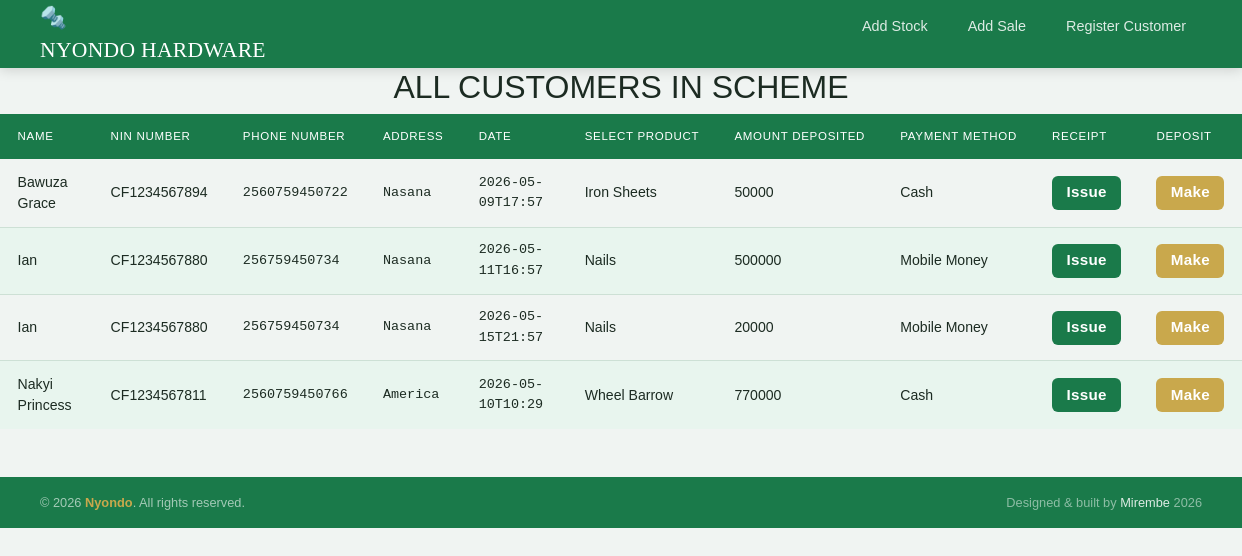
The app's page /home3/ (signed in) with its own data.
### hardwareapp/models.py (models this page shows)
class Register(models.Model):
    name = models.CharField(max_length=255)
    nin = models.CharField(max_length=255)
    phone = models.IntegerField()
    address = models.CharField(max_length=255)
    date = models.CharField(max_length=255,null=True)
    select_product = models.CharField(max_length=255)
    amount = models.IntegerField()
    payment_method = models.CharField(max_length=255)

### hardwareapp/views.py (the view)
# urls.py: path('home3/',views.home3, name='home3'),
@login_required
def home3(request):
    all_register = Register.objects.all()
    context = {
        'register': all_register,
    }
    return render(request, 'home3.html',context)

### hardwareapp/templates/home3.html (shortened to what this page needs)
{% extends 'base.html' %}
{% block content %}
  <nav class="navbar">
  <a href="{% url 'dashboard' %}" style="text-decoration:none;">
   <div class="logo">
      <div class="logo-icon">🔩</div>
      NYONDO <span>HARDWARE</span>
    </div>
  </a>
  <ul class="nav-links">
     <li><a href="/add">Add Stock</a></li>
    <li><a href="/add1">Add Sale</a></li>
    <li><a href="/add3">Register Customer</a></li>
  </ul>
</nav>
<div>
  <h2 style="text-align: center;">ALL CUSTOMERS IN SCHEME</h2>
</div>
<table class="styled-table">
    <thead>
        <tr>
        <th>Name</th>
        <th>NIN Number</th>
        <th>Phone Number</th>
        <th>Address</th>
        <th>Date</th>
        <th>Select Product</th>
        <th>Amount Deposited</th>
        <th>Payment Method</th>
        <th>Receipt</th>
        <th>Deposit</th>
    </thead>
    <tbody>
        {% for register in register %}
        <tr>
            <td>{{register.name}}</td>
            <td>{{register.nin}}</td>
            <td>{{register.phone}}</td>
            <td>{{register.address}}</td>
            <td>{{register.date}}</td>
            <td>{{register.select_product}}</td>
            <td>{{register.amount}}</td>
            <td>{{register.payment_method}}</td>
            <td><a style="color: #ffffff; text-decoration: none; font-size: .95rem; font-weight: 600; letter-spacing: .3px; padding: .35rem .9rem; background: #1a7a4a; border-radius: 6px; display: inline-block;" href="{% url 'customer_detail' register.pk %}">Issue</a></td>
            <td><a style="color: #ffffff; text-decoration: none; font-size: .95rem; font-weight: 600; letter-spacing: .3px; padding: .35rem .9rem; background: #c9a84c; border-radius: 6px; display: inline-block;" href="{% url 'deposit_review' register.pk %}">Make</a></td>
        </tr>
        {% endfor %}
    </tbody>
</table>
{% endblock %}

### hardwareapp/templates/home3.html (style rules this page uses)
:root { --green: #1a7a4a; --green-dark: #145c37; --green-light: #e8f5ee; --gold: #c9a84c; --gold-dark: #b8923d; --bg: #f0f4f2; --white: #ffffff; --text: #1c2b22; --muted: #6b8070; --border: #cde0d5; --shadow: 0 6px 32px rgba(26,122,74,.11); }
*, *::before, *::after { box-sizing: border-box; margin: 0; padding: 0; }
body { font-family: 'DM Sans', sans-serif; background: var(--bg); color: var(--text); min-height: 100vh; }
.navbar { display: flex; align-items: center; justify-content: space-between; padding: 0 2.5rem; height: 68px; background: var(--green); box-shadow: 0 2px 12px rgba(0,0,0,.15); position: sticky; top: 0; z-index: 100; }
.logo { font-family: 'Playfair Display', serif; font-size: 1.35rem; color: var(--white); letter-spacing: .3px; }
.nav-links { list-style: none; display: flex; gap: .5rem; }
.nav-links a { text-decoration: none; color: rgba(255,255,255,.85); font-size: .9rem; font-weight: 500; padding: .45rem 1rem; border-radius: 6px; transition: background .2s, color .2s; }
.styled-table { width: 100%; border-collapse: collapse; font-size: .88rem; }
.styled-table thead tr { background: var(--green); }
.styled-table thead th { color: #fff; font-size: .72rem; font-weight: 500; text-transform: uppercase; letter-spacing: .7px; padding: .85rem 1.1rem; text-align: left; white-space: nowrap; }
.styled-table tbody tr { border-bottom: 1px solid var(--border); transition: background .15s; }
.styled-table tbody tr:nth-of-type(even) { background: var(--green-light); }
.styled-table tbody tr:last-of-type { border-bottom: none; }
.styled-table tbody td { padding: .8rem 1.1rem; color: var(--text); font-size: .88rem; vertical-align: middle; }
.styled-table tbody td:nth-child(3), .styled-table tbody td:nth-child(4), .styled-table tbody td:nth-child(5) { font-family: 'DM Mono', monospace; font-size: .84rem; }

### records on screen
Register: name "Bawuza Grace", nin "CF1234567894", phone "2560759450722", address "Nasana", date "2026-05-09T17:57", select_product "Iron Sheets", amount "50000", payment_method "Cash"
Register: name "Ian", nin "CF1234567880", phone "256759450734", address "Nasana", date "2026-05-11T16:57", select_product "Nails", amount "500000", payment_method "Mobile Money"
Register: name "Ian", nin "CF1234567880", phone "256759450734", address "Nasana", date "2026-05-15T21:57", select_product "Nails", amount "20000", payment_method "Mobile Money"
Register: name "Nakyi Princess", nin "CF1234567811", phone "2560759450766", address "America", date "2026-05-10T10:29", select_product "Wheel Barrow", amount "770000", payment_method "Cash"
